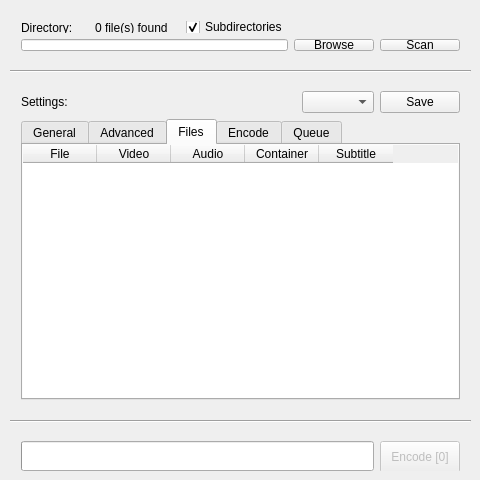
<?xml version="1.0" encoding="UTF-8"?>
<ui version="4.0">
 <class>MediaPreparer</class>
 <widget class="QWidget" name="MediaPreparer">
  <property name="enabled">
   <bool>true</bool>
  </property>
  <property name="geometry">
   <rect>
    <x>0</x>
    <y>0</y>
    <width>480</width>
    <height>480</height>
   </rect>
  </property>
  <property name="minimumSize">
   <size>
    <width>480</width>
    <height>480</height>
   </size>
  </property>
  <property name="maximumSize">
   <size>
    <width>480</width>
    <height>480</height>
   </size>
  </property>
  <property name="windowTitle">
   <string>SEF Media Preparer</string>
  </property>
  <property name="windowIcon">
   <iconset>
    <normaloff>seflogo.png</normaloff>seflogo.png</iconset>
  </property>
  <widget class="QWidget" name="container_main" native="true">
   <property name="geometry">
    <rect>
     <x>0</x>
     <y>0</y>
     <width>480</width>
     <height>480</height>
    </rect>
   </property>
   <widget class="QWidget" name="layoutWidget">
    <property name="geometry">
     <rect>
      <x>10</x>
      <y>10</y>
      <width>461</width>
      <height>51</height>
     </rect>
    </property>
    <layout class="QGridLayout" name="container_directory">
     <property name="sizeConstraint">
      <enum>QLayout::SetNoConstraint</enum>
     </property>
     <item row="0" column="1">
      <spacer name="spacer2">
       <property name="orientation">
        <enum>Qt::Horizontal</enum>
       </property>
       <property name="sizeType">
        <enum>QSizePolicy::Fixed</enum>
       </property>
       <property name="sizeHint" stdset="0">
        <size>
         <width>10</width>
         <height>20</height>
        </size>
       </property>
      </spacer>
     </item>
     <item row="2" column="0" colspan="5">
      <widget class="QLineEdit" name="setting_directory"/>
     </item>
     <item row="2" column="5">
      <widget class="QPushButton" name="button_browse_directory">
       <property name="text">
        <string>Browse</string>
       </property>
      </widget>
     </item>
     <item row="2" column="6">
      <widget class="QPushButton" name="button_scan_directory">
       <property name="text">
        <string>Scan</string>
       </property>
      </widget>
     </item>
     <item row="0" column="0">
      <widget class="QLabel" name="label_directory">
       <property name="text">
        <string>&lt;html&gt;&lt;head/&gt;&lt;body&gt;&lt;p&gt;Directory:&lt;/p&gt;&lt;/body&gt;&lt;/html&gt;</string>
       </property>
      </widget>
     </item>
     <item row="0" column="2">
      <widget class="QLabel" name="label_fileCount">
       <property name="text">
        <string>&lt;html&gt;&lt;head/&gt;&lt;body&gt;&lt;p&gt;0 file(s) found&lt;/p&gt;&lt;/body&gt;&lt;/html&gt;</string>
       </property>
      </widget>
     </item>
     <item row="0" column="3">
      <spacer name="spacer1">
       <property name="orientation">
        <enum>Qt::Horizontal</enum>
       </property>
       <property name="sizeHint" stdset="0">
        <size>
         <width>40</width>
         <height>20</height>
        </size>
       </property>
      </spacer>
     </item>
     <item row="0" column="4">
      <widget class="QCheckBox" name="setting_subdirectories">
       <property name="text">
        <string>Subdirectories</string>
       </property>
       <property name="checked">
        <bool>true</bool>
       </property>
      </widget>
     </item>
    </layout>
   </widget>
   <widget class="QWidget" name="layoutWidget">
    <property name="geometry">
     <rect>
      <x>10</x>
      <y>80</y>
      <width>461</width>
      <height>331</height>
     </rect>
    </property>
    <layout class="QGridLayout" name="container_settings">
     <item row="0" column="2">
      <widget class="QComboBox" name="setting_preset">
       <property name="currentText">
        <string/>
       </property>
      </widget>
     </item>
     <item row="0" column="1">
      <spacer name="spacer3">
       <property name="orientation">
        <enum>Qt::Horizontal</enum>
       </property>
       <property name="sizeHint" stdset="0">
        <size>
         <width>40</width>
         <height>20</height>
        </size>
       </property>
      </spacer>
     </item>
     <item row="0" column="3">
      <widget class="QPushButton" name="button_savePreset">
       <property name="text">
        <string>Save</string>
       </property>
      </widget>
     </item>
     <item row="0" column="0">
      <widget class="QLabel" name="label_settings">
       <property name="text">
        <string>&lt;html&gt;&lt;head/&gt;&lt;body&gt;&lt;p&gt;Settings:&lt;/p&gt;&lt;/body&gt;&lt;/html&gt;</string>
       </property>
      </widget>
     </item>
     <item row="1" column="0" colspan="4">
      <widget class="QTabWidget" name="container_settings_tabs">
       <property name="enabled">
        <bool>true</bool>
       </property>
       <property name="sizePolicy">
        <sizepolicy hsizetype="Expanding" vsizetype="MinimumExpanding">
         <horstretch>0</horstretch>
         <verstretch>20</verstretch>
        </sizepolicy>
       </property>
       <property name="currentIndex">
        <number>2</number>
       </property>
       <widget class="QWidget" name="container_settings_basic">
        <attribute name="title">
         <string>General</string>
        </attribute>
        <widget class="QWidget" name="horizontalLayoutWidget">
         <property name="geometry">
          <rect>
           <x>10</x>
           <y>100</y>
           <width>432</width>
           <height>31</height>
          </rect>
         </property>
         <layout class="QHBoxLayout" name="horizontalLayout">
          <item>
           <widget class="QLabel" name="label_dirOutput">
            <property name="text">
             <string>Output Directory:</string>
            </property>
           </widget>
          </item>
          <item>
           <widget class="QLineEdit" name="setting_dirOutput"/>
          </item>
          <item>
           <widget class="QPushButton" name="button_browse_dirOutput">
            <property name="text">
             <string>Browse</string>
            </property>
           </widget>
          </item>
         </layout>
        </widget>
        <widget class="QWidget" name="formLayoutWidget">
         <property name="geometry">
          <rect>
           <x>10</x>
           <y>10</y>
           <width>151</width>
           <height>71</height>
          </rect>
         </property>
         <layout class="QFormLayout" name="formLayout">
          <property name="formAlignment">
           <set>Qt::AlignLeading|Qt::AlignLeft|Qt::AlignVCenter</set>
          </property>
          <item row="0" column="0">
           <widget class="QLabel" name="label_vCodec">
            <property name="text">
             <string>Video Encoder:</string>
            </property>
           </widget>
          </item>
          <item row="0" column="1">
           <widget class="QComboBox" name="setting_vCodec"/>
          </item>
          <item row="1" column="0">
           <widget class="QLabel" name="label_aCodec">
            <property name="text">
             <string>Audio Encoder:</string>
            </property>
           </widget>
          </item>
          <item row="1" column="1">
           <widget class="QComboBox" name="setting_aCodec"/>
          </item>
         </layout>
        </widget>
        <widget class="QWidget" name="formLayoutWidget_2">
         <property name="geometry">
          <rect>
           <x>170</x>
           <y>10</y>
           <width>111</width>
           <height>71</height>
          </rect>
         </property>
         <layout class="QFormLayout" name="formLayout_2">
          <property name="formAlignment">
           <set>Qt::AlignLeading|Qt::AlignLeft|Qt::AlignVCenter</set>
          </property>
          <item row="1" column="1">
           <widget class="QSpinBox" name="setting_aQuality">
            <property name="suffix">
             <string>k</string>
            </property>
            <property name="minimum">
             <number>20</number>
            </property>
            <property name="maximum">
             <number>1024</number>
            </property>
            <property name="value">
             <number>384</number>
            </property>
           </widget>
          </item>
          <item row="1" column="0">
           <widget class="QLabel" name="label_aQuality">
            <property name="text">
             <string>Bitrate:</string>
            </property>
           </widget>
          </item>
          <item row="0" column="1">
           <widget class="QSpinBox" name="setting_vQuality">
            <property name="maximum">
             <number>51</number>
            </property>
            <property name="value">
             <number>24</number>
            </property>
           </widget>
          </item>
          <item row="0" column="0">
           <widget class="QLabel" name="label_vQuality">
            <property name="text">
             <string>CRF:</string>
            </property>
           </widget>
          </item>
         </layout>
        </widget>
        <widget class="QWidget" name="formLayoutWidget_4">
         <property name="geometry">
          <rect>
           <x>290</x>
           <y>10</y>
           <width>151</width>
           <height>71</height>
          </rect>
         </property>
         <layout class="QFormLayout" name="formLayout_4">
          <property name="formAlignment">
           <set>Qt::AlignLeading|Qt::AlignLeft|Qt::AlignVCenter</set>
          </property>
          <item row="0" column="0">
           <widget class="QLabel" name="label_container">
            <property name="text">
             <string>File Container:</string>
            </property>
           </widget>
          </item>
          <item row="0" column="1">
           <widget class="QComboBox" name="setting_container"/>
          </item>
          <item row="1" column="0">
           <widget class="QLabel" name="label_subtitles">
            <property name="text">
             <string>Subtitles:</string>
            </property>
           </widget>
          </item>
          <item row="1" column="1">
           <widget class="QComboBox" name="setting_subtitles">
            <item>
             <property name="text">
              <string>Embed</string>
             </property>
            </item>
            <item>
             <property name="text">
              <string>Ignore</string>
             </property>
            </item>
            <item>
             <property name="text">
              <string>Remove</string>
             </property>
            </item>
           </widget>
          </item>
         </layout>
        </widget>
       </widget>
       <widget class="QWidget" name="container_settings_advanced">
        <attribute name="title">
         <string>Advanced</string>
        </attribute>
        <widget class="QWidget" name="formLayoutWidget_3">
         <property name="geometry">
          <rect>
           <x>10</x>
           <y>10</y>
           <width>431</width>
           <height>71</height>
          </rect>
         </property>
         <layout class="QFormLayout" name="formLayout_3">
          <property name="formAlignment">
           <set>Qt::AlignLeading|Qt::AlignLeft|Qt::AlignVCenter</set>
          </property>
          <item row="0" column="0">
           <widget class="QLabel" name="label_threads">
            <property name="text">
             <string>Threads:</string>
            </property>
           </widget>
          </item>
          <item row="0" column="1">
           <widget class="QLineEdit" name="setting_threads">
            <property name="text">
             <string/>
            </property>
           </widget>
          </item>
          <item row="1" column="0">
           <widget class="QLabel" name="label_extraParams">
            <property name="text">
             <string>Extra Parameters:</string>
            </property>
           </widget>
          </item>
          <item row="1" column="1">
           <widget class="QLineEdit" name="setting_extraParams"/>
          </item>
         </layout>
        </widget>
       </widget>
       <widget class="QWidget" name="container_fileList">
        <attribute name="title">
         <string>Files</string>
        </attribute>
        <widget class="QTableWidget" name="list_VideoLibrary">
         <property name="enabled">
          <bool>true</bool>
         </property>
         <property name="geometry">
          <rect>
           <x>0</x>
           <y>0</y>
           <width>455</width>
           <height>276</height>
          </rect>
         </property>
         <property name="frameShape">
          <enum>QFrame::NoFrame</enum>
         </property>
         <property name="frameShadow">
          <enum>QFrame::Plain</enum>
         </property>
         <property name="verticalScrollBarPolicy">
          <enum>Qt::ScrollBarAlwaysOn</enum>
         </property>
         <property name="horizontalScrollBarPolicy">
          <enum>Qt::ScrollBarAlwaysOff</enum>
         </property>
         <property name="sizeAdjustPolicy">
          <enum>QAbstractScrollArea::AdjustToContents</enum>
         </property>
         <property name="dragDropOverwriteMode">
          <bool>false</bool>
         </property>
         <property name="selectionBehavior">
          <enum>QAbstractItemView::SelectRows</enum>
         </property>
         <property name="sortingEnabled">
          <bool>true</bool>
         </property>
         <property name="wordWrap">
          <bool>false</bool>
         </property>
         <attribute name="horizontalHeaderCascadingSectionResizes">
          <bool>false</bool>
         </attribute>
         <attribute name="horizontalHeaderDefaultSectionSize">
          <number>74</number>
         </attribute>
         <attribute name="horizontalHeaderHighlightSections">
          <bool>false</bool>
         </attribute>
         <attribute name="horizontalHeaderMinimumSectionSize">
          <number>25</number>
         </attribute>
         <attribute name="verticalHeaderVisible">
          <bool>false</bool>
         </attribute>
         <attribute name="verticalHeaderDefaultSectionSize">
          <number>25</number>
         </attribute>
         <attribute name="verticalHeaderHighlightSections">
          <bool>false</bool>
         </attribute>
         <attribute name="verticalHeaderMinimumSectionSize">
          <number>20</number>
         </attribute>
         <attribute name="verticalHeaderShowSortIndicator" stdset="0">
          <bool>false</bool>
         </attribute>
         <column>
          <property name="text">
           <string>File</string>
          </property>
         </column>
         <column>
          <property name="text">
           <string>Video</string>
          </property>
         </column>
         <column>
          <property name="text">
           <string>Audio</string>
          </property>
         </column>
         <column>
          <property name="text">
           <string>Container</string>
          </property>
         </column>
         <column>
          <property name="text">
           <string>Subtitle</string>
          </property>
         </column>
        </widget>
       </widget>
       <widget class="QWidget" name="container_encode">
        <property name="enabled">
         <bool>true</bool>
        </property>
        <attribute name="title">
         <string>Encode</string>
        </attribute>
        <widget class="QProgressBar" name="progress_encode">
         <property name="enabled">
          <bool>true</bool>
         </property>
         <property name="geometry">
          <rect>
           <x>180</x>
           <y>130</y>
           <width>261</width>
           <height>20</height>
          </rect>
         </property>
         <property name="maximum">
          <number>1000</number>
         </property>
         <property name="value">
          <number>0</number>
         </property>
         <property name="alignment">
          <set>Qt::AlignCenter</set>
         </property>
         <property name="format">
          <string/>
         </property>
        </widget>
        <widget class="QWidget" name="formLayoutWidget_5">
         <property name="geometry">
          <rect>
           <x>10</x>
           <y>10</y>
           <width>431</width>
           <height>41</height>
          </rect>
         </property>
         <layout class="QFormLayout" name="formLayout_5">
          <property name="formAlignment">
           <set>Qt::AlignLeading|Qt::AlignLeft|Qt::AlignVCenter</set>
          </property>
          <item row="0" column="0">
           <widget class="QLabel" name="label_encode_file">
            <property name="text">
             <string>File:</string>
            </property>
           </widget>
          </item>
          <item row="0" column="1">
           <widget class="QLineEdit" name="value_encode_file">
            <property name="enabled">
             <bool>false</bool>
            </property>
           </widget>
          </item>
         </layout>
        </widget>
        <widget class="QWidget" name="formLayoutWidget_6">
         <property name="geometry">
          <rect>
           <x>10</x>
           <y>50</y>
           <width>160</width>
           <height>101</height>
          </rect>
         </property>
         <layout class="QFormLayout" name="formLayout_6">
          <property name="formAlignment">
           <set>Qt::AlignLeading|Qt::AlignLeft|Qt::AlignVCenter</set>
          </property>
          <item row="0" column="0">
           <widget class="QLabel" name="label_encode_file_vCodec">
            <property name="text">
             <string>Video Codec:</string>
            </property>
           </widget>
          </item>
          <item row="0" column="1">
           <widget class="QLineEdit" name="value_encode_file_vCodec">
            <property name="enabled">
             <bool>false</bool>
            </property>
           </widget>
          </item>
          <item row="1" column="1">
           <widget class="QLineEdit" name="value_encode_file_aCodec">
            <property name="enabled">
             <bool>false</bool>
            </property>
           </widget>
          </item>
          <item row="2" column="1">
           <widget class="QLineEdit" name="value_encode_file_container">
            <property name="enabled">
             <bool>false</bool>
            </property>
           </widget>
          </item>
          <item row="1" column="0">
           <widget class="QLabel" name="label_encode_file_aCodec">
            <property name="text">
             <string>Audio Codec:</string>
            </property>
           </widget>
          </item>
          <item row="2" column="0">
           <widget class="QLabel" name="label_encode_file_container">
            <property name="text">
             <string>Container:</string>
            </property>
           </widget>
          </item>
          <item row="3" column="1">
           <widget class="QLineEdit" name="value_encode_file_subtitles">
            <property name="enabled">
             <bool>false</bool>
            </property>
           </widget>
          </item>
          <item row="3" column="0">
           <widget class="QLabel" name="label_encode_file_subtitles">
            <property name="text">
             <string>Subtitles:</string>
            </property>
           </widget>
          </item>
         </layout>
        </widget>
        <widget class="Line" name="line_3">
         <property name="geometry">
          <rect>
           <x>10</x>
           <y>159</y>
           <width>431</width>
           <height>5</height>
          </rect>
         </property>
         <property name="orientation">
          <enum>Qt::Horizontal</enum>
         </property>
        </widget>
        <widget class="QWidget" name="formLayoutWidget_8">
         <property name="geometry">
          <rect>
           <x>280</x>
           <y>169</y>
           <width>160</width>
           <height>101</height>
          </rect>
         </property>
         <layout class="QFormLayout" name="formLayout_8">
          <property name="formAlignment">
           <set>Qt::AlignLeading|Qt::AlignLeft|Qt::AlignVCenter</set>
          </property>
          <item row="0" column="0">
           <widget class="QLabel" name="label_encode_vQuality">
            <property name="text">
             <string>CRF:</string>
            </property>
           </widget>
          </item>
          <item row="0" column="1">
           <widget class="QLineEdit" name="value_encode_vQuality">
            <property name="enabled">
             <bool>false</bool>
            </property>
           </widget>
          </item>
          <item row="1" column="1">
           <widget class="QLineEdit" name="value_encode_aQuality">
            <property name="enabled">
             <bool>false</bool>
            </property>
           </widget>
          </item>
          <item row="2" column="1">
           <widget class="QLineEdit" name="value_encode_subtitles">
            <property name="enabled">
             <bool>false</bool>
            </property>
           </widget>
          </item>
          <item row="1" column="0">
           <widget class="QLabel" name="label_encode_aQuality">
            <property name="text">
             <string>Audio Bitrate:</string>
            </property>
           </widget>
          </item>
          <item row="2" column="0">
           <widget class="QLabel" name="label_encode_subtitle">
            <property name="text">
             <string>Subtitles:</string>
            </property>
           </widget>
          </item>
          <item row="3" column="0">
           <widget class="QLabel" name="label_encode_runtime">
            <property name="text">
             <string>Total Runtime:</string>
            </property>
           </widget>
          </item>
          <item row="3" column="1">
           <widget class="QLabel" name="value_encode_runtime">
            <property name="text">
             <string>00:00:00.00</string>
            </property>
            <property name="alignment">
             <set>Qt::AlignRight|Qt::AlignTrailing|Qt::AlignVCenter</set>
            </property>
           </widget>
          </item>
         </layout>
        </widget>
        <widget class="QWidget" name="formLayoutWidget_9">
         <property name="geometry">
          <rect>
           <x>10</x>
           <y>169</y>
           <width>160</width>
           <height>101</height>
          </rect>
         </property>
         <layout class="QFormLayout" name="formLayout_9">
          <property name="formAlignment">
           <set>Qt::AlignLeading|Qt::AlignLeft|Qt::AlignVCenter</set>
          </property>
          <item row="0" column="0">
           <widget class="QLabel" name="label_encode_vCodec">
            <property name="text">
             <string>Video Encoder:</string>
            </property>
           </widget>
          </item>
          <item row="0" column="1">
           <widget class="QLineEdit" name="value_encode_vCodec">
            <property name="enabled">
             <bool>false</bool>
            </property>
           </widget>
          </item>
          <item row="1" column="1">
           <widget class="QLineEdit" name="value_encode_aCodec">
            <property name="enabled">
             <bool>false</bool>
            </property>
           </widget>
          </item>
          <item row="2" column="1">
           <widget class="QLineEdit" name="value_encode_container">
            <property name="enabled">
             <bool>false</bool>
            </property>
           </widget>
          </item>
          <item row="1" column="0">
           <widget class="QLabel" name="label_encode_aCodec">
            <property name="text">
             <string>Audio Encoder:</string>
            </property>
           </widget>
          </item>
          <item row="2" column="0">
           <widget class="QLabel" name="label_encode_container">
            <property name="text">
             <string>Container:</string>
            </property>
           </widget>
          </item>
          <item row="3" column="0">
           <widget class="QLabel" name="labe_encode_lastTime">
            <property name="text">
             <string>Last File Took:</string>
            </property>
           </widget>
          </item>
          <item row="3" column="1">
           <widget class="QLabel" name="value_encode_lastFile">
            <property name="text">
             <string>00:00:00.00</string>
            </property>
            <property name="alignment">
             <set>Qt::AlignRight|Qt::AlignTrailing|Qt::AlignVCenter</set>
            </property>
           </widget>
          </item>
         </layout>
        </widget>
        <widget class="QWidget" name="formLayoutWidget_10">
         <property name="geometry">
          <rect>
           <x>180</x>
           <y>169</y>
           <width>91</width>
           <height>101</height>
          </rect>
         </property>
         <layout class="QFormLayout" name="formLayout_10">
          <property name="formAlignment">
           <set>Qt::AlignLeading|Qt::AlignLeft|Qt::AlignVCenter</set>
          </property>
          <item row="0" column="0" colspan="2">
           <widget class="QLabel" name="label_encode_count">
            <property name="text">
             <string>Encoding File</string>
            </property>
            <property name="alignment">
             <set>Qt::AlignCenter</set>
            </property>
           </widget>
          </item>
          <item row="1" column="0" colspan="2">
           <widget class="QLabel" name="value_encode_count">
            <property name="text">
             <string>0 / 0</string>
            </property>
            <property name="alignment">
             <set>Qt::AlignCenter</set>
            </property>
           </widget>
          </item>
         </layout>
        </widget>
        <widget class="QWidget" name="formLayoutWidget_7">
         <property name="geometry">
          <rect>
           <x>180</x>
           <y>50</y>
           <width>261</width>
           <height>71</height>
          </rect>
         </property>
         <layout class="QFormLayout" name="formLayout_7">
          <property name="formAlignment">
           <set>Qt::AlignLeading|Qt::AlignLeft|Qt::AlignVCenter</set>
          </property>
          <item row="0" column="1">
           <widget class="QLineEdit" name="value_encode_file_duration">
            <property name="enabled">
             <bool>false</bool>
            </property>
           </widget>
          </item>
          <item row="0" column="0">
           <widget class="QLabel" name="label_encode_file_duration">
            <property name="text">
             <string>Duration:</string>
            </property>
           </widget>
          </item>
         </layout>
        </widget>
       </widget>
       <widget class="QWidget" name="container_encode_fileList">
        <attribute name="title">
         <string>Queue</string>
        </attribute>
        <widget class="QTableWidget" name="list_encode_VideoLibrary">
         <property name="enabled">
          <bool>true</bool>
         </property>
         <property name="geometry">
          <rect>
           <x>0</x>
           <y>0</y>
           <width>455</width>
           <height>276</height>
          </rect>
         </property>
         <property name="frameShape">
          <enum>QFrame::NoFrame</enum>
         </property>
         <property name="frameShadow">
          <enum>QFrame::Plain</enum>
         </property>
         <property name="verticalScrollBarPolicy">
          <enum>Qt::ScrollBarAlwaysOn</enum>
         </property>
         <property name="horizontalScrollBarPolicy">
          <enum>Qt::ScrollBarAlwaysOff</enum>
         </property>
         <property name="sizeAdjustPolicy">
          <enum>QAbstractScrollArea::AdjustToContents</enum>
         </property>
         <property name="dragDropOverwriteMode">
          <bool>false</bool>
         </property>
         <property name="selectionMode">
          <enum>QAbstractItemView::ExtendedSelection</enum>
         </property>
         <property name="selectionBehavior">
          <enum>QAbstractItemView::SelectRows</enum>
         </property>
         <property name="sortingEnabled">
          <bool>true</bool>
         </property>
         <property name="wordWrap">
          <bool>false</bool>
         </property>
         <attribute name="horizontalHeaderCascadingSectionResizes">
          <bool>false</bool>
         </attribute>
         <attribute name="horizontalHeaderDefaultSectionSize">
          <number>88</number>
         </attribute>
         <attribute name="horizontalHeaderHighlightSections">
          <bool>false</bool>
         </attribute>
         <attribute name="horizontalHeaderMinimumSectionSize">
          <number>25</number>
         </attribute>
         <attribute name="verticalHeaderVisible">
          <bool>false</bool>
         </attribute>
         <attribute name="verticalHeaderDefaultSectionSize">
          <number>25</number>
         </attribute>
         <attribute name="verticalHeaderHighlightSections">
          <bool>false</bool>
         </attribute>
         <attribute name="verticalHeaderMinimumSectionSize">
          <number>20</number>
         </attribute>
         <attribute name="verticalHeaderShowSortIndicator" stdset="0">
          <bool>false</bool>
         </attribute>
         <column>
          <property name="text">
           <string>File</string>
          </property>
         </column>
         <column>
          <property name="text">
           <string>Video Codec</string>
          </property>
         </column>
         <column>
          <property name="text">
           <string>Audio Codec</string>
          </property>
         </column>
         <column>
          <property name="text">
           <string>Container</string>
          </property>
         </column>
         <column>
          <property name="text">
           <string>Subtitle</string>
          </property>
         </column>
        </widget>
       </widget>
      </widget>
     </item>
    </layout>
   </widget>
   <widget class="QWidget" name="layoutWidget">
    <property name="geometry">
     <rect>
      <x>10</x>
      <y>430</y>
      <width>461</width>
      <height>41</height>
     </rect>
    </property>
    <layout class="QGridLayout" name="container_actions">
     <item row="0" column="1">
      <widget class="QPushButton" name="button_encode">
       <property name="enabled">
        <bool>false</bool>
       </property>
       <property name="minimumSize">
        <size>
         <width>0</width>
         <height>32</height>
        </size>
       </property>
       <property name="text">
        <string>Encode [0]</string>
       </property>
      </widget>
     </item>
     <item row="0" column="0">
      <widget class="QProgressBar" name="progress_worker">
       <property name="sizePolicy">
        <sizepolicy hsizetype="Expanding" vsizetype="Maximum">
         <horstretch>0</horstretch>
         <verstretch>0</verstretch>
        </sizepolicy>
       </property>
       <property name="minimumSize">
        <size>
         <width>0</width>
         <height>30</height>
        </size>
       </property>
       <property name="maximum">
        <number>1000</number>
       </property>
       <property name="value">
        <number>0</number>
       </property>
       <property name="alignment">
        <set>Qt::AlignCenter</set>
       </property>
       <property name="textVisible">
        <bool>true</bool>
       </property>
       <property name="invertedAppearance">
        <bool>false</bool>
       </property>
       <property name="textDirection">
        <enum>QProgressBar::TopToBottom</enum>
       </property>
       <property name="format">
        <string/>
       </property>
      </widget>
     </item>
    </layout>
   </widget>
   <widget class="Line" name="line">
    <property name="geometry">
     <rect>
      <x>10</x>
      <y>69</y>
      <width>461</width>
      <height>5</height>
     </rect>
    </property>
    <property name="orientation">
     <enum>Qt::Horizontal</enum>
    </property>
   </widget>
   <widget class="Line" name="line_2">
    <property name="geometry">
     <rect>
      <x>10</x>
      <y>419</y>
      <width>461</width>
      <height>5</height>
     </rect>
    </property>
    <property name="orientation">
     <enum>Qt::Horizontal</enum>
    </property>
   </widget>
  </widget>
  <action name="actionSave">
   <property name="text">
    <string>Save</string>
   </property>
   <property name="shortcut">
    <string>Ctrl+S</string>
   </property>
  </action>
  <action name="actionSave_as">
   <property name="text">
    <string>Save as...</string>
   </property>
  </action>
  <action name="actionLoad">
   <property name="text">
    <string>Load...</string>
   </property>
   <property name="shortcut">
    <string>Ctrl+O</string>
   </property>
  </action>
  <action name="actionExit">
   <property name="text">
    <string>Exit</string>
   </property>
  </action>
  <action name="actionSuperEpicFuntime">
   <property name="text">
    <string>SuperEpicFuntime</string>
   </property>
  </action>
  <action name="actionAbout">
   <property name="text">
    <string>About</string>
   </property>
  </action>
  <action name="actionHelp">
   <property name="text">
    <string>Help</string>
   </property>
   <property name="shortcut">
    <string>F1</string>
   </property>
  </action>
 </widget>
 <layoutdefault spacing="6" margin="11"/>
 <resources/>
 <connections/>
</ui>
